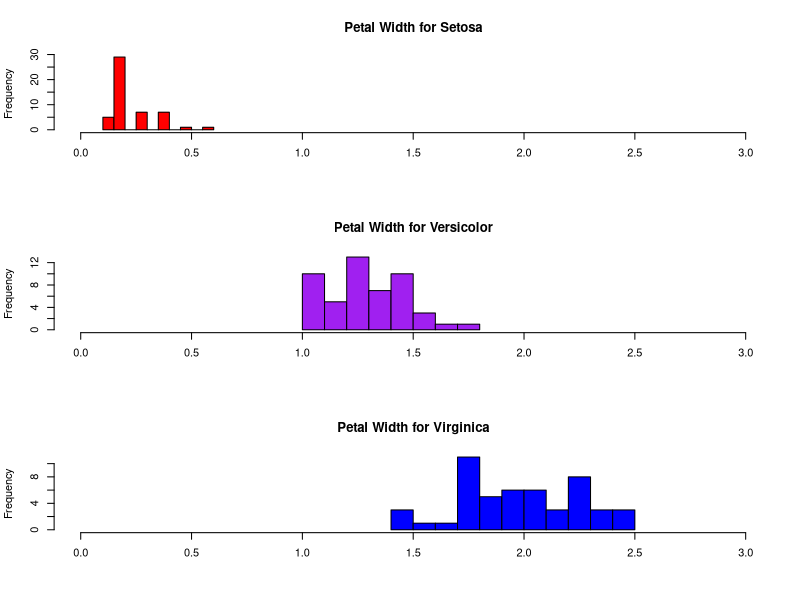

Source code (R):
library(datasets)
head(iris)

par(mfrow=c(3,1))
hist(iris$Petal.Width [iris$Species=='setosa'],
     xlim=c(0,3),
     breaks=9,
     main='Petal Width for Setosa',
     xlab='',
     col='red')
hist(iris$Petal.Width [iris$Species=='versicolor'],
     xlim=c(0,3),
     breaks=9,
     main='Petal Width for Versicolor',
     xlab='',
     col='purple')
hist(iris$Petal.Width [iris$Species=='virginica'],
     xlim=c(0,3),
     breaks=9,
     main='Petal Width for Virginica',
     xlab='',
     col='blue')
